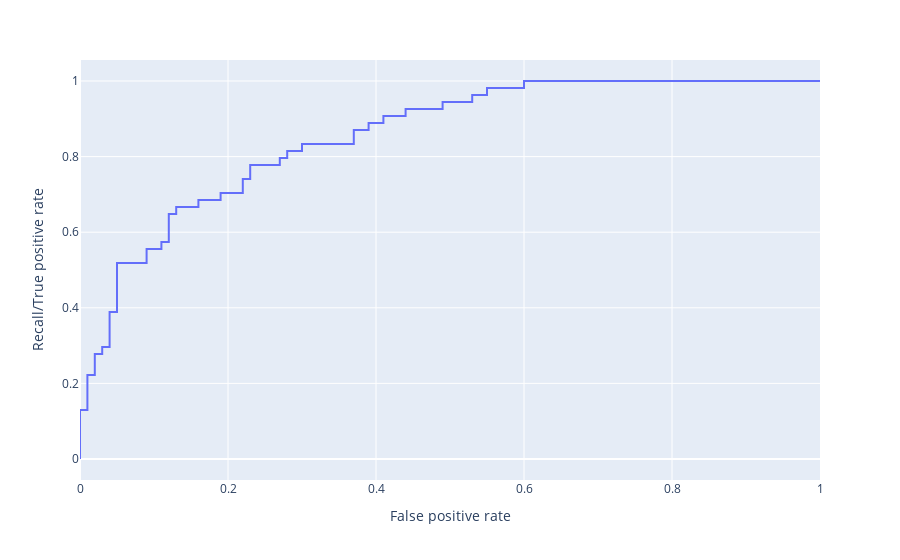

The code cell stored with this chart in its notebook:
### Markdown cell above
Finally, let's create an ROC plot. 
First we need the probabilities of the positive class, `1`:

- Create variable `probs`
- Set it to `with std_clf do predict_proba using` a list containing
    - `in list splits get # 2` (this is Xtest)
- Create variable `rocMetrics`
- Set it to `with metrics do roc_curve using` a list containing
    - `in list splits get # 4` (this is Ytest)
    - freestyle `probs[:,1]` (this is the positive class probabilities)
- Set `fig` to `with px do line using` a list containing
    - freestyle `x=rocMetrics[0]`
    - freestyle `y=rocMetrics[1]`
- `with fig do update_yaxes using` a list containing
    - freestyle `title_text="Recall/True positive rate"`
- `with fig do update_xaxes using` a list containing
    - freestyle `title_text="False positive rate"`
    
<!-- NOTE: Vasile had a nice AUC annotation on the plot, but I ran out of time to reverse engineer that -->

### Code cell
probs = std_clf.predict_proba(splits[1])
rocMetrics = metrics.roc_curve(splits[3], probs[:,1])
fig = px.line(x=rocMetrics[0], y=rocMetrics[1])

fig.update_yaxes(title_text="Recall/True positive rate")

fig.update_xaxes(title_text="False positive rate")

#<xml xmlns="https://developers.google.com/blockly/xml"><variables><variable id="M}t8Cm4jpy8CZc{YnXy3">probs</variable><variable id="`MlX9tv$x9^+8hq@.?!W">fig</variable><variable id="`P)`+jl|;h{.[r}{78q6">std_clf</variable><variable id=",,t`1|+/`aO88;3vt8ZU">rocMetrics</variable><variable id=")}+w@N9iB/j=:+PLkMv8">metrics</variable><variable id="+yh,Zg{hON]zy6D~.rH#">px</variable><variable id="_ut$e0PL4OMi4o1MXTpw">splits</variable></variables><block type="variables_set" id="NHw$/HH988vNLbZgn)CM" x="88" y="212"><field name="VAR" id="M}t8Cm4jpy8CZc{YnXy3">probs</field><value name="VALUE"><block type="varDoMethod" id="N}3ds6:i%0MtTA:(2im4"><field name="VAR" id="`P)`+jl|;h{.[r}{78q6">std_clf</field><field name="MEMBER">predict_proba</field><data>std_clf:predict_proba</data><value name="INPUT"><block type="lists_create_with" id="3Ru6U*^.a`oD7$bu/I%y"><mutation items="1"></mutation><value name="ADD0"><block type="lists_getIndex" id="@lpyN+:CEcPQ#Q:Svm|9"><mutation statement="false" at="true"></mutation><field name="MODE">GET</field><field name="WHERE">FROM_START</field><value name="VALUE"><block type="variables_get" id="ng))4fZyb@U1|eswo1}:"><field name="VAR" id="_ut$e0PL4OMi4o1MXTpw">splits</field></block></value><value name="AT"><block type="math_number" id="Lo)w=2LL|Tf-L/gkeTdT"><field name="NUM">2</field></block></value></block></value></block></value></block></value><next><block type="variables_set" id="}4kjlvw)%T2:Y,TuO$1k"><field name="VAR" id=",,t`1|+/`aO88;3vt8ZU">rocMetrics</field><value name="VALUE"><block type="varDoMethod" id="St}]W`i!e!OdZl|3qj)#"><field name="VAR" id=")}+w@N9iB/j=:+PLkMv8">metrics</field><field name="MEMBER">roc_curve</field><data>metrics:roc_curve</data><value name="INPUT"><block type="lists_create_with" id="cZ56CQZr95f)2[OP#h-9"><mutation items="2"></mutation><value name="ADD0"><block type="lists_getIndex" id="}~bW=uGu5bwR72v;A4Cx"><mutation statement="false" at="true"></mutation><field name="MODE">GET</field><field name="WHERE">FROM_START</field><value name="VALUE"><block type="variables_get" id="Q|/,RoTQ:TGE}q68/W7b"><field name="VAR" id="_ut$e0PL4OMi4o1MXTpw">splits</field></block></value><value name="AT"><block type="math_number" id="yoYX)i~8,,)(u:7zfo*h"><field name="NUM">4</field></block></value></block></value><value name="ADD1"><block type="dummyOutputCodeBlock" id="7XMkWCE@tnPK}_Bi!M(("><field name="CODE">probs[:,1]</field></block></value></block></value></block></value><next><block type="variables_set" id="0/UMi`0+3{3*hHWkTDP%"><field name="VAR" id="`MlX9tv$x9^+8hq@.?!W">fig</field><value name="VALUE"><block type="varDoMethod" id="_#Q.pqcS0(zyB~^yEE.a"><field name="VAR" id="+yh,Zg{hON]zy6D~.rH#">px</field><field name="MEMBER">line</field><data>px:line</data><value name="INPUT"><block type="lists_create_with" id="OC-;VKVNf@v,4Vh/L=/5"><mutation items="2"></mutation><value name="ADD0"><block type="dummyOutputCodeBlock" id="1H4P3K^L01dS/g-VDy6M"><field name="CODE">x=rocMetrics[0]</field></block></value><value name="ADD1"><block type="dummyOutputCodeBlock" id="V!iDI^[cIrybrEGiltvm"><field name="CODE">y=rocMetrics[1]</field></block></value></block></value></block></value></block></next></block></next></block><block type="varDoMethod" id="?[FeD.F=+5w?b%v4~QMN" x="74" y="432"><field name="VAR" id="`MlX9tv$x9^+8hq@.?!W">fig</field><field name="MEMBER">update_yaxes</field><data>fig:update_yaxes</data><value name="INPUT"><block type="dummyOutputCodeBlock" id="lM7[K0n*qO+Kz)j*~888"><field name="CODE">title_text="Recall/True positive rate"</field></block></value></block><block type="varDoMethod" id="bQR3M#?N-_JszSa)[H^V" x="85" y="487"><field name="VAR" id="`MlX9tv$x9^+8hq@.?!W">fig</field><field name="MEMBER">update_xaxes</field><data>fig:update_xaxes</data><value name="INPUT"><block type="dummyOutputCodeBlock" id="-BM+X)VB?t#|LHtZ;cYy"><field name="CODE">title_text="False positive rate"</field></block></value></block></xml>

### Figure 1 — Plotly figure (JSON) as saved in the notebook; plotly's stock layout.template omitted (floating-point values rounded to 4 significant figures)
{"data": [{"hovertemplate": "x=%{x}<br>y=%{y}<extra></extra>", "legendgroup": "", "line": {"color": "#636efa", "dash": "solid"}, "mode": "lines", "name": "", "orientation": "v", "showlegend": false, "type": "scatter", "x": [0, 0, 0, 0.01, 0.01, 0.02, 0.02, 0.03, 0.03, 0.04, 0.04, 0.05, 0.05, 0.09, 0.09, 0.11, 0.11, 0.12, 0.12, 0.13, 0.13, 0.16, 0.16, 0.19, 0.19, 0.22, 0.22, 0.23, 0.23, 0.27, 0.27, 0.28, 0.28, 0.3, 0.3, 0.37, 0.37, 0.39, 0.39, 0.41, 0.41, 0.44, 0.44, 0.49, 0.49, 0.53, 0.53, 0.55, 0.55, 0.6, 0.6, 1], "xaxis": "x", "y": [0, 0.01852, 0.1296, 0.1296, 0.2222, 0.2222, 0.2778, 0.2778, 0.2963, 0.2963, 0.3889, 0.3889, 0.5185, 0.5185, 0.5556, 0.5556, 0.5741, 0.5741, 0.6481, 0.6481, 0.6667, 0.6667, 0.6852, 0.6852, 0.7037, 0.7037, 0.7407, 0.7407, 0.7778, 0.7778, 0.7963, 0.7963, 0.8148, 0.8148, 0.8333, 0.8333, 0.8704, 0.8704, 0.8889, 0.8889, 0.9074, 0.9074, 0.9259, 0.9259, 0.9444, 0.9444, 0.963, 0.963, 0.9815, 0.9815, 1, 1], "yaxis": "y"}], "layout": {"autosize": true, "legend": {"tracegroupgap": 0}, "margin": {"t": 60}, "xaxis": {"anchor": "y", "autorange": true, "domain": [0, 1], "range": [0, 1], "title": {"text": "False positive rate"}, "type": "linear"}, "yaxis": {"anchor": "x", "autorange": true, "domain": [0, 1], "range": [-0.05556, 1.056], "title": {"text": "Recall/True positive rate"}, "type": "linear"}}}
